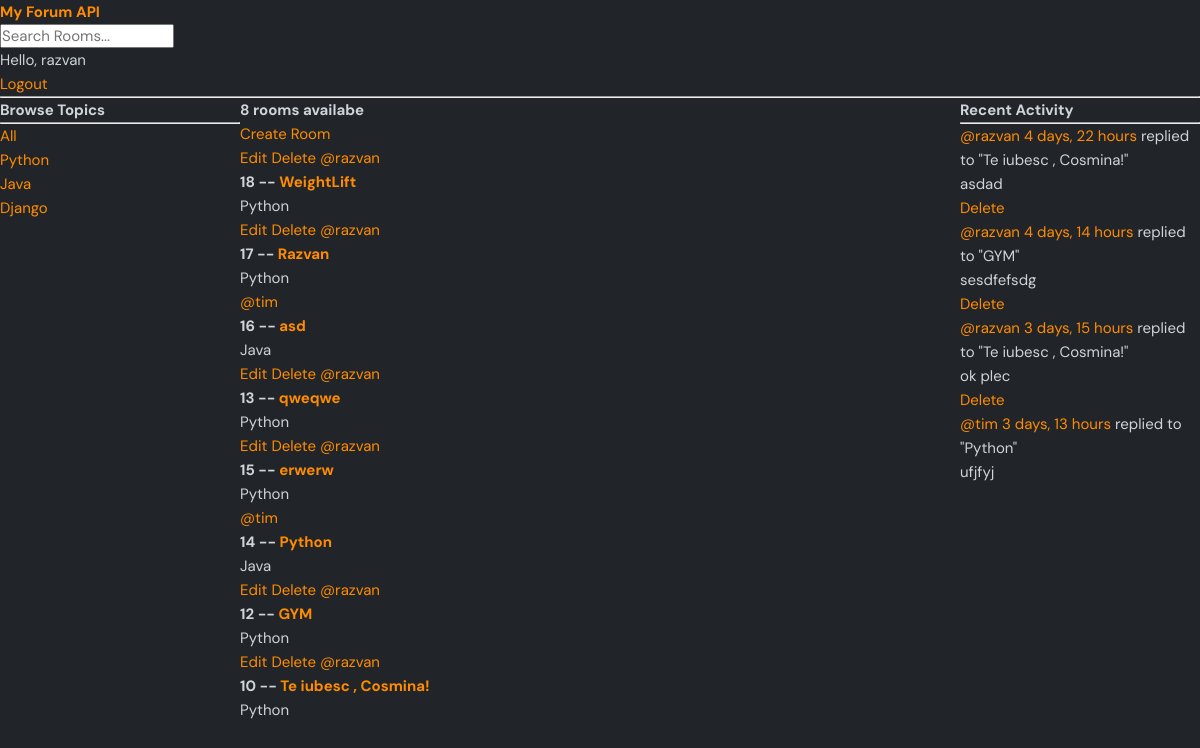
The app's page / (signed in) with its own data.
### base/models.py (models this page shows)
class Topic(models.Model):
    name = models.CharField(max_length=200)

class Room(models.Model):
    host =  models.ForeignKey(User, on_delete=models.SET_NULL, null=True)
    topic = models.ForeignKey(Topic, on_delete=models.SET_NULL, null=True)
    name = models.CharField(max_length=200)
    description = models.TextField(null=True, blank=True)
    participants = models.ManyToManyField(User, related_name='participants', blank=True)
    updated = models.DateTimeField(auto_now=True)
    created = models.DateTimeField(auto_now_add=True)
    class Meta:
        ordering = ['-updated', '-created']
    def __str__(self):
        return self.name

class Message(models.Model):
    user = models.ForeignKey(User, on_delete=models.CASCADE)
    room = models.ForeignKey(Room, on_delete=models.CASCADE)
    body = models.TextField()
    updated = models.DateTimeField(auto_now=True)
    created = models.DateTimeField(auto_now_add=True)

### base/views.py (the view)
# urls.py: path('',views.home, name="home"),
def home(request):
    q = request.GET.get('q') if request.GET.get('q') != None else ''
    rooms = Room.objects.filter(
        Q(topic__name__icontains=q) |
        Q(name__icontains=q) |
        Q(description__icontains=q)
    )
    topics = Topic.objects.all()
    room_count = rooms.count()
    room_messages = Message.objects.filter(Q(room__topic__name__icontains=q))
    context = {'rooms': rooms, 'topics':topics, 'room_count':room_count, 'room_messages':room_messages}
    return render(request, "base/home.html", context)

### templates/base/home.html (shortened to what this page needs)
{% extends 'main.html' %}
{% block content %}
<div class="home-container">
    <div>
        {% include 'base/topics_component.html' %}
        </div>
    <div>
        <h5>{{ room_count }} rooms availabe</h5>
        <a href="{% url 'create-room' %}">Create Room</a>
        {% include 'base/feed_component.html' %}
</div>
    <div>
        {% include 'base/activity_component.html' %}
    </div>
{% endblock content %}

### templates/navbar.html
<a href="/">
    <h1>My Forum API</h1>
</a>
<form method="GET" action="{% url 'home' %}">
    <input type="text" name="q" placeholder="Search Rooms..." />
</form>
{% if request.user.is_authenticated %}
<p>Hello, {{ request.user }}</p>
<a href="{% url 'logout' %}">Logout</a>
{% else %}
<a href="{%  url 'login' %}">Login</a>
{% endif %}
<hr>

### templates/base/topics_component.html
<h3>Browse Topics</h3>
        <hr>
        <div>
            <a href="{% url 'home' %}">All</a>
        </div>
        {% for topic in topics %}
            <div>
                <a href="{% url 'home' %}?q={{ topic.name }}">{{ topic.name }}</a>
            </div>
        {% endfor %}

### templates/base/feed_component.html
<div>
        {% for room in rooms %}
            <div>
                {% if request.user == room.host %}
                    <a href="{% url 'update-room' room.id %}">Edit</a>
                <a href="{% url 'delete-room' room.id %}">Delete</a>
                {% endif %}
                <a href="{% url 'user-profile' room.host.id %}">@{{ room.host.username }}</a>
                <h5>{{ room.id }} -- <a href="{% url 'room' room.id %}">{{ room.name }}</a></h5>
                <small>{{ room.topic.name }}</small>
            </div>
        {% endfor %}
    </div>

### templates/base/activity_component.html
<div>
    <h3>Recent Activity</h3>
    <hr>
    {% for message in room_messages %}
        <div>
            <small><a href="{% url 'user-profile' message.user.id %}">@{{ message.user }}   {{ message.created|timesince }}</a></small>
            <small>replied to "{{ message.room }}"</small>
            <p>{{ message.body }}</p>
            {% if request.user == message.user %}
                <a href="{% url 'delete-message' message.id %}">Delete</a>
            {% endif %}
        </div>
    {% endfor %}
</div>

### static/styles/style.css (style rules this page uses)
:root { --color-main: #ff8c00; --color-main-light: #ffd8b5; --color-dark: #343a40; --color-dark-medium: #495057; --color-dark-light: #6c757d; --color-light: #f8f9fa; --color-gray: #adb5bd; --color-light-gray: #ced4da; --color-bg: #212529; --color-success: #28a745; --color-error: #dc3545; }
* { font-family: "DM Sans", -apple-system, BlinkMacSystemFont, "Segoe UI", Roboto, Oxygen, Ubuntu, Cantarell, "Open Sans", "Helvetica Neue", sans-serif; margin: 0; padding: 0; box-sizing: border-box; text-rendering: optimizeLegibility; font-size: inherit; }
html { font-size: 56.25%; }
@media only screen and (min-width: 1200px) { html { font-size: 62.5%; } }
body { line-height: 1.6; font-weight: 400; font-size: 1.5rem; color: var(--color-light-gray); background-color: var(--color-bg); min-height: 100vh; }
a { display: inline-block; color: var(--color-main); text-decoration: none; }

### templates/base/home.html (style rules this page uses)
.home-container { display: grid; grid-template-columns: 1fr 3fr 1fr; }

### records on screen
Topic: name "Python"
Topic: name "Java"
Topic: name "Django"
Room: shows "Edit", host.username "razvan", id "18", name "WeightLift", topic.name "Python"
Room: shows "Edit", host.username "razvan", id "17", name "Razvan", topic.name "Python"
Room: host.username "tim", id "16", name "asd", topic.name "Java"
Room: shows "Edit", host.username "razvan", id "13", name "qweqwe", topic.name "Python"
Room: shows "Edit", host.username "razvan", id "15", name "erwerw", topic.name "Python"
Room: host.username "tim", id "14", name "Python", topic.name "Java"
Room: shows "Edit", host.username "razvan", id "12", name "GYM", topic.name "Python"
Room: shows "Edit", host.username "razvan", id "10", name "Te iubesc , Cosmina!", topic.name "Python"
Message: user "razvan", created "4 days, 22 hours", room "Te iubesc , Cosmina!", body "asdad", shows "Delete"
Message: user "razvan", created "4 days, 14 hours", room "GYM", body "sesdfefsdg", shows "Delete"
Message: user "razvan", created "3 days, 15 hours", room "Te iubesc , Cosmina!", body "ok plec", shows "Delete"
Message: user "tim", created "3 days, 13 hours", room "Python", body "ufjfyj"

### other values on screen
{{ request.user }} "razvan"
{{ room_count }} "8"
